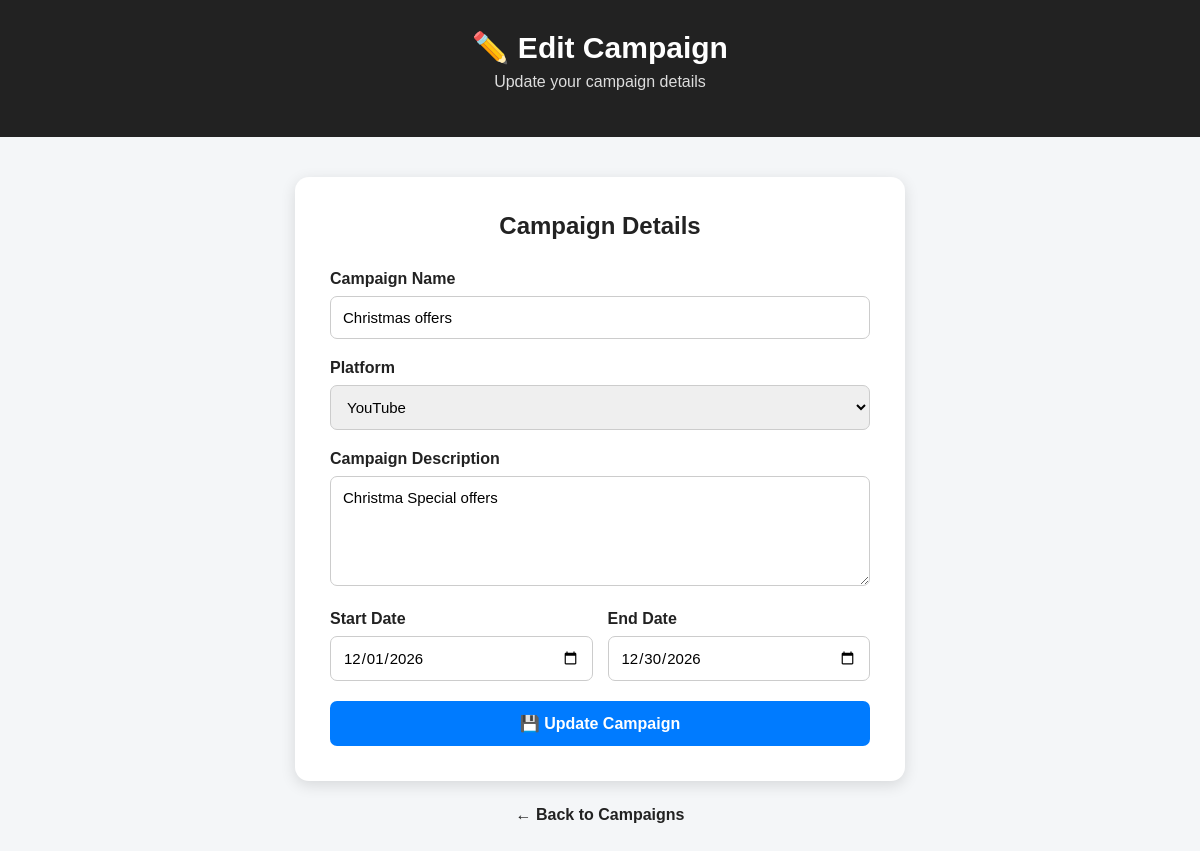
The page /edit-campaign/6 on the database its author committed.
### tables this page shows
CREATE TABLE campaigns (
            id INTEGER PRIMARY KEY AUTOINCREMENT,
            name TEXT NOT NULL,
            platform TEXT NOT NULL,
            description TEXT,
            start_date TEXT,
            end_date TEXT
        );

### app.py (the view, shortened to what this page needs)
@app.route("/edit-campaign/<int:campaign_id>", methods=["GET", "POST"])
def edit_campaign(campaign_id):
    conn = sqlite3.connect("campaigns.db")
    conn.row_factory = sqlite3.Row
    cursor = conn.cursor()
    cursor.execute(
        "SELECT * FROM campaigns WHERE id = ?",
        (campaign_id,)
    )
    campaign = cursor.fetchone()
    conn.close()
    return render_template(
        "edit_campaign.html",
        campaign=campaign
    )

### templates/edit_campaign.html (shortened to what this page needs)
<!DOCTYPE html>
<html>
<head>
</head>
<body>
    <div class="header">
        <h1>✏️ Edit Campaign</h1>
        <p>
            Update your campaign details
        </p>
    </div>
    <div class="container">
        <div class="form-card">
            <h2>Campaign Details</h2>
            <form method="POST">
                <label for="campaign_name">
                    Campaign Name
                </label>
                <input
                    type="text"
                    id="campaign_name"
                    name="campaign_name"
                    value="{{ campaign['name'] }}"
                    required
                >
                <label for="platform">
                    Platform
                </label>
                <select
                    id="platform"
                    name="platform"
                    required
                >
                    <option value="YouTube"
                        {% if campaign['platform'] == 'YouTube' %}selected{% endif %}>
                        YouTube
                    </option>
                </select>
                <label for="description">
                    Campaign Description
                </label>
                <textarea
                    id="description"
                    name="description"
                    required
                >{{ campaign['description'] }}</textarea>
                <div class="date-row">
                    <div>
                        <label for="start_date">
                            Start Date
                        </label>
                        <input
                            type="date"
                            id="start_date"
                            name="start_date"
                            value="{{ campaign['start_date'] }}"
                            required
                        >
                    </div>
                    <div>
                        <label for="end_date">
                            End Date
                        </label>
                        <input
                            type="date"
                            id="end_date"
                            name="end_date"
                            value="{{ campaign['end_date'] }}"
                            required
                        >
                    </div>
                </div>
                <button
                    type="submit"
                    class="update-btn"
                >
                    💾 Update Campaign
                </button>
            </form>
        </div>
        <a
            href="/campaigns"
            class="back"
        >
            ← Back to Campaigns
        </a>
    </div>
</body>
</html>

### templates/edit_campaign.html (style rules this page uses)
* { box-sizing: border-box; }
body { margin: 0; font-family: Arial, sans-serif; background: #f4f6f8; color: #222; }
.header { background: #222; color: white; text-align: center; padding: 30px 20px; }
.header h1 { margin: 0; font-size: 30px; }
.header p { color: #ddd; margin-top: 8px; }
.container { max-width: 650px; margin: 40px auto; padding: 0 20px; }
.form-card { background: white; padding: 35px; border-radius: 14px; box-shadow: 0 4px 15px rgba(0,0,0,0.12); }
.form-card h2 { text-align: center; margin-top: 0; margin-bottom: 30px; }
label { display: block; font-weight: bold; margin-bottom: 8px; }
input, select, textarea { width: 100%; padding: 12px; margin-bottom: 20px; border: 1px solid #ccc; border-radius: 7px; font-size: 15px; font-family: Arial, sans-serif; }
textarea { min-height: 110px; resize: vertical; }
.date-row { display: grid; grid-template-columns: 1fr 1fr; gap: 15px; }
.update-btn { width: 100%; padding: 13px; background: #007bff; color: white; border: none; border-radius: 7px; font-size: 16px; font-weight: bold; cursor: pointer; }
.back { display: block; text-align: center; margin-top: 25px; text-decoration: none; font-weight: bold; color: #222; }

### rows shown on the page
campaigns: campaign_name "Christmas offers", platform "YouTube", description "Christma Special offers", start_date "12/01/2026", end_date "12/30/2026"
